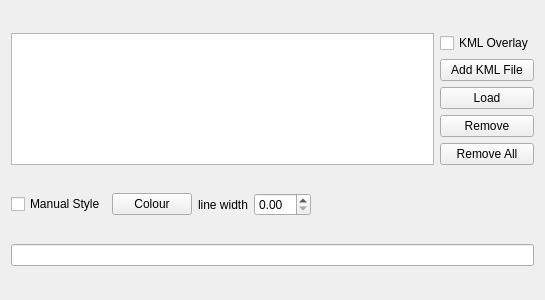
<?xml version="1.0" encoding="UTF-8"?>
<ui version="4.0">
 <class>KMLOverlayDockWidget</class>
 <widget class="QWidget" name="KMLOverlayDockWidget">
  <property name="geometry">
   <rect>
    <x>0</x>
    <y>0</y>
    <width>545</width>
    <height>300</height>
   </rect>
  </property>
  <property name="windowTitle">
   <string>KML Overlay</string>
  </property>
  <layout class="QVBoxLayout" name="verticalLayout_2">
   <item>
    <layout class="QHBoxLayout" name="horizontalLayout_3">
     <item>
      <layout class="QHBoxLayout" name="horizontalLayout">
       <item>
        <widget class="QListWidget" name="listWidget">
         <property name="sizePolicy">
          <sizepolicy hsizetype="Expanding" vsizetype="Ignored">
           <horstretch>0</horstretch>
           <verstretch>0</verstretch>
          </sizepolicy>
         </property>
        </widget>
       </item>
      </layout>
     </item>
     <item>
      <layout class="QVBoxLayout" name="verticalLayout">
       <item>
        <widget class="QCheckBox" name="cbOverlay">
         <property name="text">
          <string>KML Overlay</string>
         </property>
        </widget>
       </item>
       <item>
        <widget class="QPushButton" name="btSelectFile">
         <property name="text">
          <string>Add KML File</string>
         </property>
        </widget>
       </item>
       <item>
        <widget class="QPushButton" name="btLoadFile">
         <property name="text">
          <string>Load</string>
         </property>
        </widget>
       </item>
       <item>
        <widget class="QPushButton" name="pushButton_remove">
         <property name="text">
          <string>Remove</string>
         </property>
        </widget>
       </item>
       <item>
        <widget class="QPushButton" name="pushButton_remove_all">
         <property name="text">
          <string>Remove All</string>
         </property>
        </widget>
       </item>
      </layout>
     </item>
    </layout>
   </item>
   <item>
    <layout class="QHBoxLayout" name="horizontalLayout_2">
     <item>
      <widget class="QCheckBox" name="cbManualStyle">
       <property name="text">
        <string>Manual Style</string>
       </property>
      </widget>
     </item>
     <item>
      <widget class="QPushButton" name="pbSelectColour">
       <property name="text">
        <string>Colour</string>
       </property>
      </widget>
     </item>
     <item>
      <widget class="QLabel" name="label_2">
       <property name="text">
        <string>line width</string>
       </property>
      </widget>
     </item>
     <item>
      <widget class="QDoubleSpinBox" name="dsbLineWidth"/>
     </item>
     <item>
      <spacer name="horizontalSpacer">
       <property name="orientation">
        <enum>Qt::Horizontal</enum>
       </property>
       <property name="sizeHint" stdset="0">
        <size>
         <width>40</width>
         <height>20</height>
        </size>
       </property>
      </spacer>
     </item>
    </layout>
   </item>
   <item>
    <widget class="QLineEdit" name="leFile"/>
   </item>
  </layout>
 </widget>
 <resources/>
 <connections/>
</ui>
